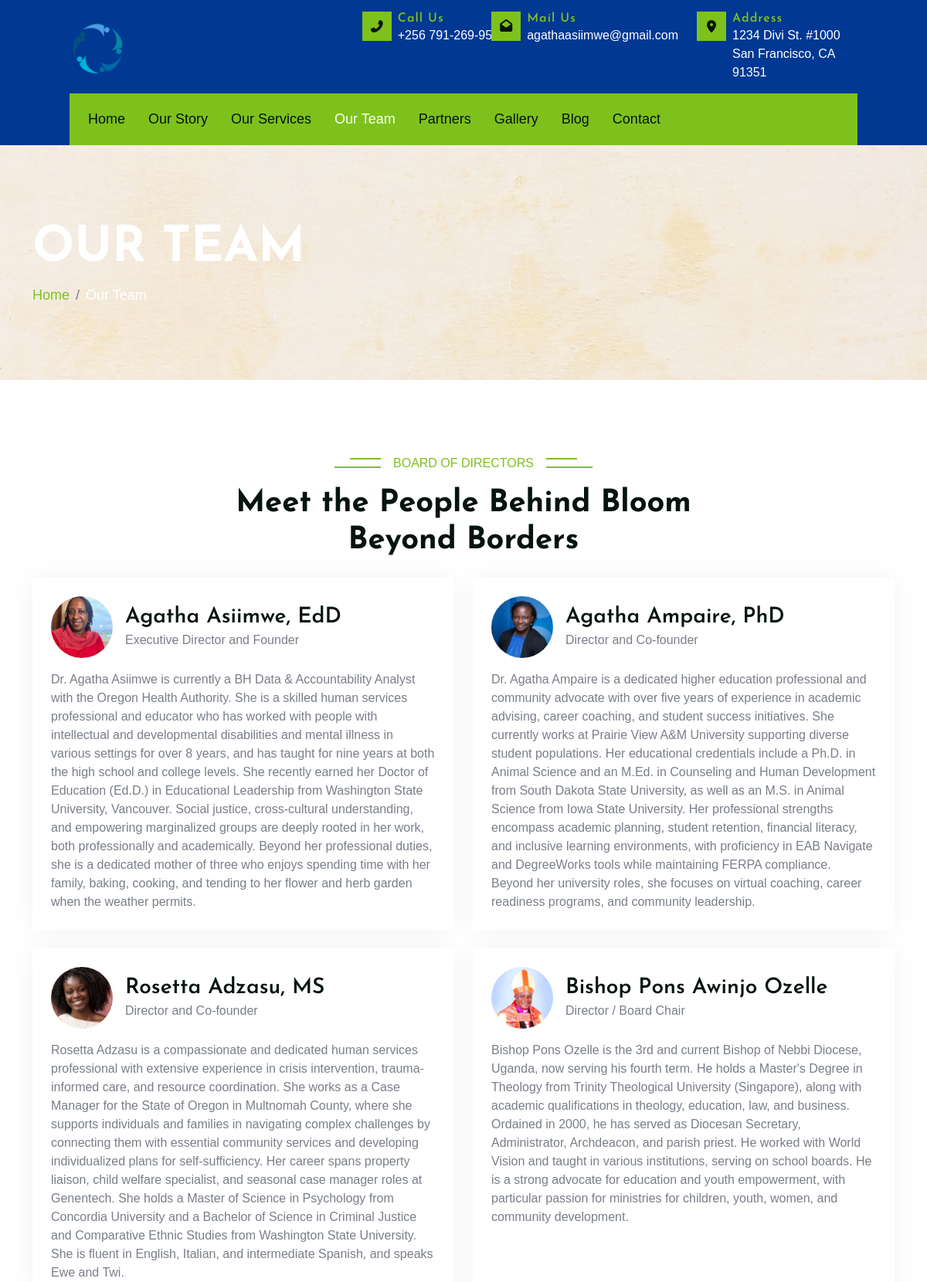
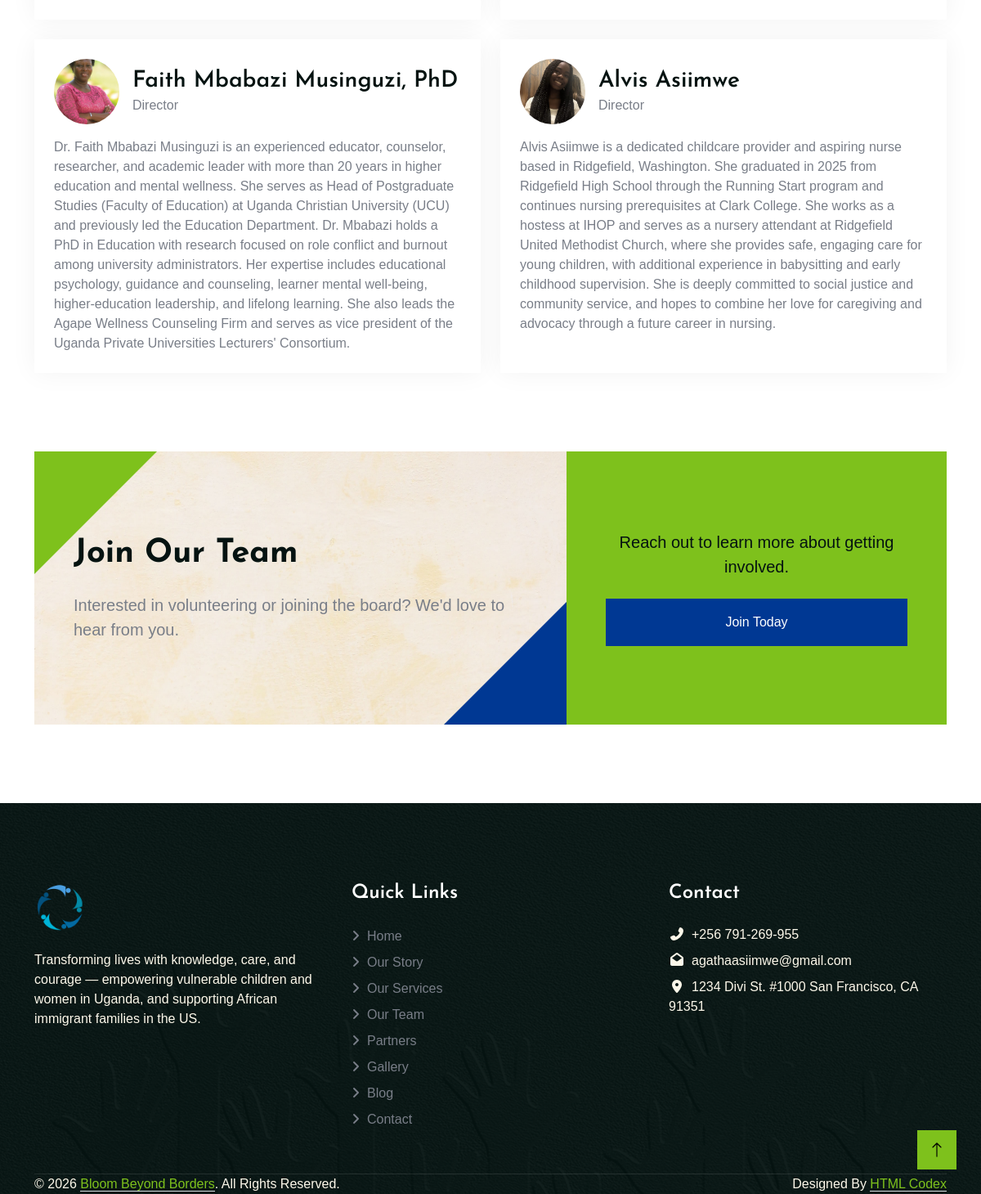
The app's page /our-team with its own data (2 pictures, top to bottom).
### tables this page shows
CREATE TABLE IF NOT EXISTS team_members (
    id INT UNSIGNED AUTO_INCREMENT PRIMARY KEY,
    name VARCHAR(150) NOT NULL,
    title VARCHAR(150) NOT NULL,
    bio TEXT NULL,
    photo_path VARCHAR(255) NULL,
    sort_order INT NOT NULL DEFAULT 0,
    created_at DATETIME NOT NULL DEFAULT CURRENT_TIMESTAMP,
    updated_at DATETIME NOT NULL DEFAULT CURRENT_TIMESTAMP ON UPDATE CURRENT_TIMESTAMP
);

### app/Core/Controller.php (called while the page is built, shortened)
<?php
abstract class Controller
{
    protected function view(string $view, array $data = []): void
    {
        $viewsDir = dirname(__DIR__) . '/Views';
        $viewPath = $viewsDir . '/' . $view . '.php';
        extract($data);
        require $viewsDir . '/partials/header.php';
        require $viewPath;
        require $viewsDir . '/partials/footer.php';
    }
}

### app/Controllers/TeamController.php (called while the page is built, shortened)
<?php
class TeamController extends Controller
{
    public function index(): void
    {
        $this->view('team/index', [
            'title' => 'Our Team - Bloom Beyond Borders',
            'pageTitle' => 'Our Team',
            'teamMembers' => (new TeamMember())->all(),
        ]);
    }
}

### public/index.php (called while the page is built, shortened)
<?php
$router = new Router();
$router->get('/', [HomeController::class, 'index']);
$router->get('/our-story', [StoryController::class, 'index']);
$router->get('/our-services', [ServicesController::class, 'index']);
$router->get('/our-team', [TeamController::class, 'index']);
$router->get('/partners', [PartnersController::class, 'index']);
$router->get('/gallery', [GalleryController::class, 'index']);
$router->get('/blog', [BlogController::class, 'index']);
$router->get('/blog/{slug}', [BlogController::class, 'show']);
$router->post('/blog/{slug}/comments', [BlogController::class, 'submitComment']);
$router->get('/contact', [ContactController::class, 'index']);
$router->post('/contact', [ContactController::class, 'submit']);
$router->get('/admin/login', [AdminAuthController::class, 'showLogin']);
$router->post('/admin/login', [AdminAuthController::class, 'login']);
$router->post('/admin/logout', [AdminAuthController::class, 'logout']);
$router->get('/admin', [AdminDashboardController::class, 'index']);
$router->get('/admin/settings', [AdminSettingsController::class, 'index']);
$router->post('/admin/settings', [AdminSettingsController::class, 'update']);
$router->get('/admin/team', [AdminTeamController::class, 'index']);
$router->get('/admin/team/create', [AdminTeamController::class, 'create']);
$router->post('/admin/team', [AdminTeamController::class, 'store']);
$router->get('/admin/team/{id}/edit', [AdminTeamController::class, 'edit']);
$router->post('/admin/team/{id}', [AdminTeamController::class, 'update']);
$router->post('/admin/team/{id}/delete', [AdminTeamController::class, 'destroy']);
$router->get('/admin/partners', [AdminPartnersController::class, 'index']);
$router->get('/admin/partners/create', [AdminPartnersController::class, 'create']);
$router->post('/admin/partners', [AdminPartnersController::class, 'store']);
$router->get('/admin/partners/{id}/edit', [AdminPartnersController::class, 'edit']);
$router->post('/admin/partners/{id}', [AdminPartnersController::class, 'update']);
$router->post('/admin/partners/{id}/delete', [AdminPartnersController::class, 'destroy']);
$router->get('/admin/gallery', [AdminGalleryController::class, 'index']);
$router->get('/admin/gallery/create', [AdminGalleryController::class, 'createAlbum']);
$router->post('/admin/gallery', [AdminGalleryController::class, 'storeAlbum']);
$router->get('/admin/gallery/{id}/edit', [AdminGalleryController::class, 'editAlbum']);
$router->post('/admin/gallery/{id}', [AdminGalleryController::class, 'updateAlbum']);
$router->post('/admin/gallery/{id}/delete', [AdminGalleryController::class, 'destroyAlbum']);
$router->get('/admin/gallery/{id}', [AdminGalleryController::class, 'showAlbum']);
$router->post('/admin/gallery/{albumId}/images', [AdminGalleryController::class, 'storeImage']);
$router->get('/admin/gallery/{albumId}/images/{imageId}/edit', [AdminGalleryController::class, 'editImage']);
$router->post('/admin/gallery/{albumId}/images/{imageId}', [AdminGalleryController::class, 'updateImage']);
$router->post('/admin/gallery/{albumId}/images/{imageId}/delete', [AdminGalleryController::class, 'destroyImage']);
$router->get('/admin/blog', [AdminBlogController::class, 'index']);
$router->get('/admin/blog/create', [AdminBlogController::class, 'create']);
$router->post('/admin/blog', [AdminBlogController::class, 'store']);
$router->get('/admin/blog/{id}/edit', [AdminBlogController::class, 'edit']);
$router->post('/admin/blog/{id}', [AdminBlogController::class, 'update']);
$router->post('/admin/blog/{id}/delete', [AdminBlogController::class, 'destroy']);
$router->get('/admin/comments', [AdminBlogController::class, 'commentsIndex']);
$router->post('/admin/comments/{id}/approve', [AdminBlogController::class, 'approveComment']);
$router->post('/admin/comments/{id}/delete', [AdminBlogController::class, 'deleteComment']);
$router->get('/admin/contact', [AdminContactController::class, 'index']);
$router->post('/admin/contact/{id}/delete', [AdminContactController::class, 'destroy']);
$router->get('/admin/story', [AdminStoryController::class, 'index']);
$router->get('/admin/story/stats/create', [AdminStoryController::class, 'createStat']);
$router->post('/admin/story/stats', [AdminStoryController::class, 'storeStat']);
$router->get('/admin/story/stats/{id}/edit', [AdminStoryController::class, 'editStat']);
$router->post('/admin/story/stats/{id}', [AdminStoryController::class, 'updateStat']);
$router->post('/admin/story/stats/{id}/delete', [AdminStoryController::class, 'destroyStat']);
$router->get('/admin/story/finance/create', [AdminStoryController::class, 'createFinance']);
$router->post('/admin/story/finance', [AdminStoryController::class, 'storeFinance']);
$router->get('/admin/story/finance/{id}/edit', [AdminStoryController::class, 'editFinance']);
$router->post('/admin/story/finance/{id}', [AdminStoryController::class, 'updateFinance']);
$router->post('/admin/story/finance/{id}/delete', [AdminStoryController::class, 'destroyFinance']);
$router->post('/admin/story/letter', [AdminStoryController::class, 'updateLetter']);
$router->dispatch($_SERVER['REQUEST_METHOD'], $_SERVER['REQUEST_URI']);

### app/Models/TeamMember.php (called while the page is built, shortened)
<?php
class TeamMember extends Model
{
    public function all(): array
    {
        return $this->db->query('SELECT * FROM team_members ORDER BY sort_order ASC, id ASC')->fetchAll();
    }
}

### app/Views/team/index.php (the view)
<?php
require dirname(__DIR__) . '/partials/page-header.php';
?>
<div class="container-fluid py-5">
    <div class="container">
        <div class="text-center mx-auto wow fadeIn" data-wow-delay="0.1s" style="max-width: 600px;">
            <p class="section-title bg-white text-center text-primary px-3">Board of Directors</p>
            <h1 class="display-6 mb-4">Meet the People Behind Bloom Beyond Borders</h1>
        </div>
        <?php if (!empty($teamMembers)): ?>
            <div class="row g-4">
                <?php foreach ($teamMembers as $member): ?>
                    <div class="col-lg-6 wow fadeIn" data-wow-delay="0.1s">
                        <div class="donation-item h-100 p-4">
                            <div class="d-flex align-items-center mb-3">
                                <?php if (!empty($member['photo_path'])): ?>
                                    <img class="rounded-circle flex-shrink-0 me-3" style="width:80px;height:80px;object-fit:cover;" src="/<?= htmlspecialchars(ltrim($member['photo_path'], '/')) ?>" alt="<?= htmlspecialchars($member['name']) ?>">
                                <?php else: ?>
                                    <div class="bg-light rounded-circle flex-shrink-0 me-3 d-flex align-items-center justify-content-center" style="width:80px;height:80px;">
                                        <i class="fa fa-user fa-2x text-primary"></i>
                                    </div>
                                <?php endif; ?>
                                <div>
                                    <h3 class="mb-0"><?= htmlspecialchars($member['name']) ?></h3>
                                    <span><?= htmlspecialchars($member['title']) ?></span>
                                </div>
                            </div>
                            <?php if (!empty($member['bio'])): ?>
                                <p class="mb-0"><?= htmlspecialchars($member['bio']) ?></p>
                            <?php endif; ?>
                        </div>
                    </div>
                <?php endforeach; ?>
            </div>
        <?php else: ?>
            <p class="text-center text-muted">Team member profiles will appear here once added via the back office.</p>
        <?php endif; ?>
    </div>
</div>
<div class="container-fluid donate py-5">
    <div class="container">
        <div class="row g-0">
            <div class="col-lg-7 donate-text bg-light py-5 wow fadeIn" data-wow-delay="0.1s">
                <div class="d-flex flex-column justify-content-center h-100 p-5 wow fadeIn" data-wow-delay="0.3s">
                    <h1 class="display-6 mb-4">Join Our Team</h1>
                    <p class="fs-5 mb-0">Interested in volunteering or joining the board? We'd love to hear from you.</p>
                </div>
            </div>
            <div class="col-lg-5 donate-form bg-primary py-5 text-center wow fadeIn" data-wow-delay="0.5s">
                <div class="h-100 p-5 d-flex flex-column justify-content-center">
                    <p class="fs-5 text-dark mb-4">Reach out to learn more about getting involved.</p>
                    <a href="/contact" class="btn btn-secondary py-3 w-100">Join Today</a>
                </div>
            </div>
        </div>
    </div>
</div>

### app/Core/Router.php (shortened to what this page needs)
<?php
class Router
{
    private array $routes = [];
    private function add(string $method, string $path, array $handler): void
    {
        $this->routes[] = [
            'method' => $method,
            'pattern' => $this->toPattern($path),
            'handler' => $handler,
        ];
    }
    private function toPattern(string $path): string
    {
        $pattern = preg_replace('#\{[a-zA-Z_][a-zA-Z0-9_]*\}#', '([^/]+)', $path);
        return '#^' . $pattern . '$#';
    }
    public function dispatch(string $method, string $uri): void
    {
        $path = parse_url($uri, PHP_URL_PATH) ?: '/';
        $path = rtrim($path, '/');
        foreach ($this->routes as $route) {
            if (preg_match($route['pattern'], $path, $matches)) {
                array_shift($matches);
                [$controllerClass, $action] = $route['handler'];
                $controller = new $controllerClass();
                $controller->$action(...$matches);
                return;
            }
        }
    }
}

### records on screen
team_members: photo_path (picture), name "Agatha Asiimwe, EdD", title "Executive Director and Founder", bio "Dr. Agatha Asiimwe is currently a BH Data & Accountability Analyst with the Oregon Health Authority. She is a skilled human services professional and educator who has worked with people with intellectual and developmental disabilities and mental illness in various settings for over 8 years, and has taught for nine years at both the high school and college levels. She recently earned her Doctor of Education (Ed.D.) in Educational Leadership from Washington State University, Vancouver. Social justice, cross-cultural understanding, and empowering marginalized groups are deeply rooted in her work, both professionally and academically. Beyond her professional duties, she is a dedicated mother of…"
team_members: photo_path (picture), name "Agatha Ampaire, PhD", title "Director and Co-founder", bio "Dr. Agatha Ampaire is a dedicated higher education professional and community advocate with over five years of experience in academic advising, career coaching, and student success initiatives. She currently works at Prairie View A&M University supporting diverse student populations. Her educational credentials include a Ph.D. in Animal Science and an M.Ed. in Counseling and Human Development from South Dakota State University, as well as an M.S. in Animal Science from Iowa State University. Her professional strengths encompass academic planning, student retention, financial literacy, and inclusive learning environments, with proficiency in EAB Navigate and DegreeWorks tools while…"
team_members: photo_path (picture), name "Rosetta Adzasu, MS", title "Director and Co-founder", bio "Rosetta Adzasu is a compassionate and dedicated human services professional with extensive experience in crisis intervention, trauma-informed care, and resource coordination. She works as a Case Manager for the State of Oregon in Multnomah County, where she supports individuals and families in navigating complex challenges by connecting them with essential community services and developing individualized plans for self-sufficiency. Her career spans property liaison, child welfare specialist, and seasonal case manager roles at Genentech. She holds a Master of Science in Psychology from Concordia University and a Bachelor of Science in Criminal Justice and Comparative Ethnic Studies from…"
team_members: photo_path (picture), name "Bishop Pons Awinjo Ozelle", title "Director / Board Chair", bio "Bishop Pons Ozelle is the 3rd and current Bishop of Nebbi Diocese, Uganda, now serving his fourth term. He holds a Master's Degree in Theology from Trinity Theological University (Singapore), along with academic qualifications in theology, education, law, and business. Ordained in 2000, he has served as Diocesan Secretary, Administrator, Archdeacon, and parish priest. He worked with World Vision and taught in various institutions, serving on school boards. He is a strong advocate for education and youth empowerment, with particular passion for ministries for children, youth, women, and community development."
team_members: photo_path (picture), name "Faith Mbabazi Musinguzi, PhD", title "Director", bio "Dr. Faith Mbabazi Musinguzi is an experienced educator, counselor, researcher, and academic leader with more than 20 years in higher education and mental wellness. She serves as Head of Postgraduate Studies (Faculty of Education) at Uganda Christian University (UCU) and previously led the Education Department. Dr. Mbabazi holds a PhD in Education with research focused on role conflict and burnout among university administrators. Her expertise includes educational psychology, guidance and counseling, learner mental well-being, higher-education leadership, and lifelong learning. She also leads the Agape Wellness Counseling Firm and serves as vice president of the Uganda Private Universities…"
team_members: photo_path (picture), name "Alvis Asiimwe", title "Director", bio "Alvis Asiimwe is a dedicated childcare provider and aspiring nurse based in Ridgefield, Washington. She graduated in 2025 from Ridgefield High School through the Running Start program and continues nursing prerequisites at Clark College. She works as a hostess at IHOP and serves as a nursery attendant at Ridgefield United Methodist Church, where she provides safe, engaging care for young children, with additional experience in babysitting and early childhood supervision. She is deeply committed to social justice and community service, and hopes to combine her love for caregiving and advocacy through a future career in nursing."

### other values on screen
$settings['contact_phone'] "+256 791-269-955"
$settings['contact_email'] "agathaasiimwe@gmail.com"
$settings['contact_address'] "1234 Divi St. #1000 San Francisco, CA 91351"
$label "Home"
$label "Our Story"
$label "Our Services"
$label "Our Team"
$label "Partners"
$label "Gallery"
$label "Blog"
$label "Contact"
